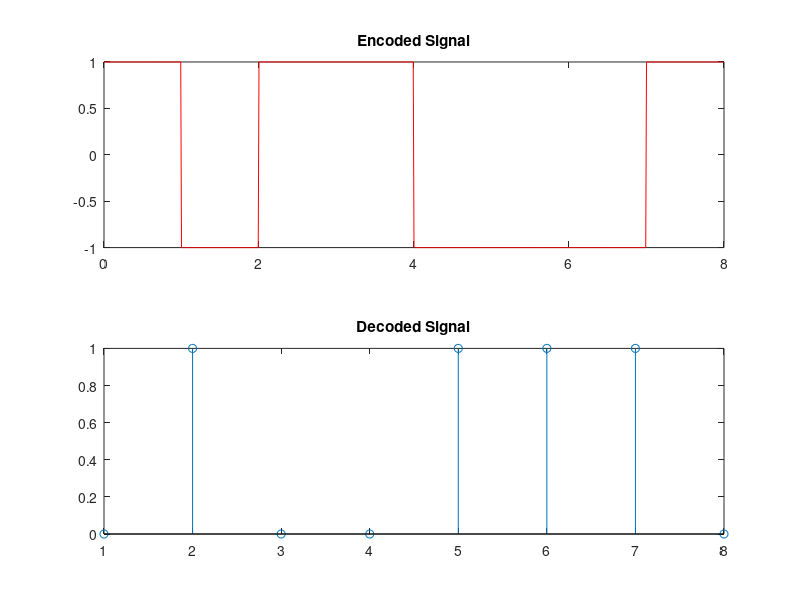

The MATLAB source for this figure:

data = [0 1 0 0 1 1 1 0];
bit_rate = 1;

Time = length(data)/bit_rate;
points = 100;
total_points = length(data)*points;
%disp(total_points);
sample_time = 0:Time/total_points:Time - (Time/total_points);
%disp(length(sample_time));
encoded_output = zeros(1, length(sample_time));

for i=0:length(data)-1
    if data(i+1)== 0
        encoded_output(i*points+1:(i+1)*points) = 1;
    else
       encoded_output(i*points+1:(i+1)*points) = -1; 
    end
end

subplot(2, 1, 1)
plot(sample_time, encoded_output, 'r');
title('Encoded Signal');

%Decoding the encoded signal
data_length = length(encoded_output)/points;
decoded_data = zeros(1, data_length);

for i=0:data_length-1
    if encoded_output(i*points+1) == 1
        decoded_data(i+1) = 0;
    else
        decoded_data(i+1) = 1;
    end
end

subplot(2, 1, 2);
stem(decoded_data);
title('Decoded Signal');

